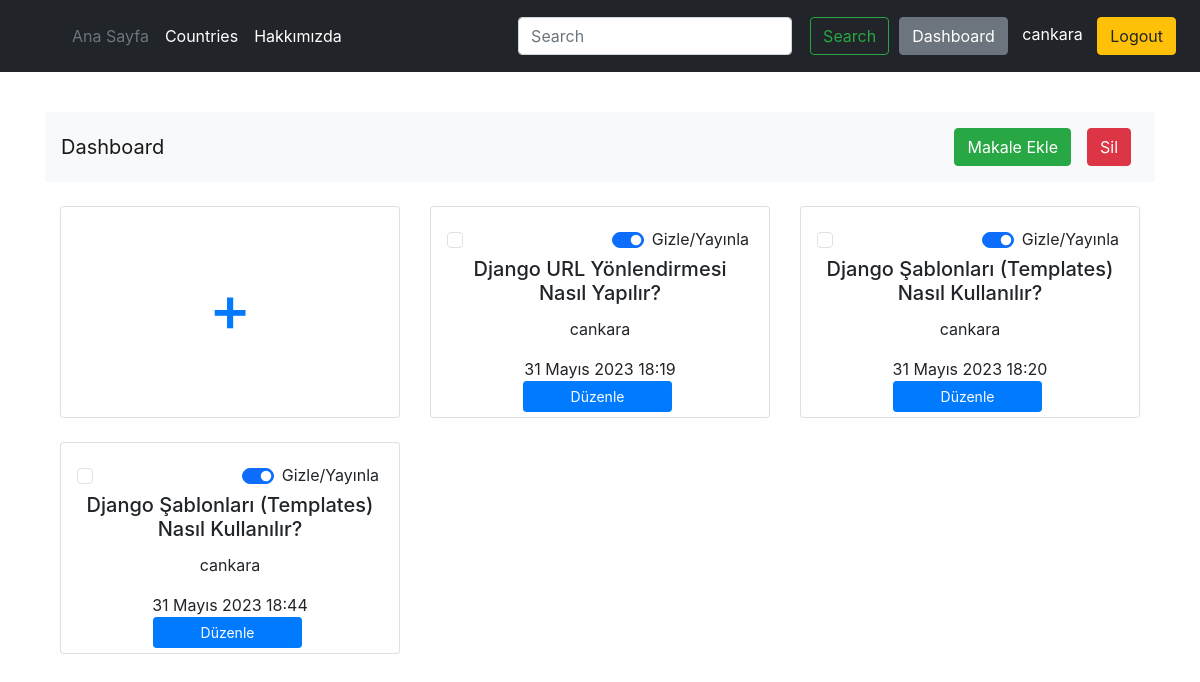
The page /dashboard/ (signed in) on the database its author committed.
### articles/models.py (models this page shows, shortened)
class Article(models.Model):
    title = models.CharField(max_length=100)
    content = RichTextField()
    author = models.ForeignKey("auth.User", on_delete=models.CASCADE)
    created_date = models.DateTimeField(auto_now_add=True)
    published = models.BooleanField(default=False)

### articles/views.py (the view)
# urls.py: path('', views.dashboard,name="dashboard"),
@login_required(login_url="/user/login")
def dashboard(request):
    user = request.user
    articles = Article.objects.filter(author=user)
    article_status = {}  # Makale durumlarını tutacak sözlük
    for article in articles:
        article_status[article.id] = article.published  # Makale durumunu güncelle
    print(article_status)
    context = {
        'articles': articles,
        'article_status': article_status,  # Context'e makale durumlarını ekleyin
    }
    return render(request, 'dashboard.html', context)

### templates/dashboard.html (shortened to what this page needs)
{% extends 'layout.html' %}
{% load static %}
    {% block body %}
    <!DOCTYPE html>
<html lang="en">
<head>
  <link rel="stylesheet" href="https://stackpath.bootstrapcdn.com/bootstrap/4.5.2/css/bootstrap.min.css">
</head>
<body>
  <nav class="navbar navbar-expand-lg navbar-light bg-light">
    <a class="navbar-brand" href="/dashboard">Dashboard</a>
    <div class="collapse navbar-collapse" id="navbarNav">
      <ul class="navbar-nav ml-auto">
        <li class="nav-item active">
          <a class="nav-link" href="/dashboard/addArticle">
            <button type="button" class="btn btn-success">Makale Ekle</button>
          </a>
        </li>
        <li class="nav-item active">
          <form id="deleteForm" method="POST">
            <a class="nav-link">
              <button type="button" id="deleteArticle" class="btn btn-danger">Sil</button>
            </a>
          </form>
        </li>
      </ul>
    </div>
  </nav>
  <div class="container mt-4">
    <div class="row">
        <div class="col-lg-4">
            <div class="card">
              <a href="/dashboard/addArticle" style="text-decoration: none;">
                <div class="card-body d-flex align-items-center justify-content-center" style="height: 210px; cursor: pointer;">
                  <h1 style="font-size: 4rem;">+</h1>
                </div>
              </a>
            </div>
          </div>
          {% for article in articles %}
          <div class="col-lg-4 mb-4">
            <div class="card" onclick="window.location='/dashboard/article/{{ article.id }}';">
              <div class="card-body d-flex flex-column" style="height: 210px; cursor: pointer;">
                <div class="d-flex justify-content-between" style="margin-bottom: 4px;">
                  <div class="form-check">
                    <input class="form-check-input" type="checkbox" value="{{ article.id }}" id="check-{{ article.id }}">
                  </div>
                  <div class="form-check form-switch">
                    <input class="form-check-input" type="checkbox" value="{{ article.id }}"
                           id="check-{{ article.id }}"
                           {% for id, stat in article_status.items %}{% if article.id == id and stat == True %}checked{% endif %}{% endfor %}
                           onchange="publishArticle(this, {{ article.id }})">
                    <label class="form-check-label" for="check-{{ article.id }}">Gizle/Yayınla</label>
                  </div>
                </div>
                <div>
                  <h5 class="card-title text-center">{{ article.title }}</h5>
                  <p class="card-text text-center">{{ article.author }}</p>
                  <p class="card-text text-center">{{ article.created_date }}</p>
                </div>
                <div class="mt-auto">
                  <div class="d-flex justify-content-center">
                    <a href="/dashboard/editArticle/{{ article.id }}" class="btn btn-primary btn-sm" style="width: 50%; margin-right: 5px;">Düzenle</a>
                  </div>
                </div>
              </div>
            </div>
          </div>
          {% endfor %}
    </div>
  </div>
</body>
</html>
    {% endblock body %}

### templates/includes/navbar.html (shortened to what this page needs)
<div class="d-flex flex-wrap align-items-center justify-content-center justify-content-lg-start text-bg-dark p-3">
    <a href="/" class="d-flex align-items-center mb-2 mb-lg-0 text-white text-decoration-none">
      <svg class="bi me-2" width="40" height="32" role="img" aria-label="Bootstrap"><use xlink:href="#bootstrap"></use></svg>
    </a>
    <ul class="nav col-12 col-lg-auto me-lg-auto mb-2 justify-content-center mb-md-0">
      <li><a href="/" class="nav-link px-2 text-secondary">Ana Sayfa</a></li>
      <li><a href="/countries" class="nav-link px-2 text-white">Countries</a></li>
      <li><a href="/about" class="nav-link px-2 text-white">Hakkımızda</a></li>
    </ul>
    <div class="text-start">
      <form class="d-flex" action="{% url 'search' %}" method="GET" >
        <input class="form-control me-2" type="search" placeholder="Search" aria-label="Search" name="q">
        <button class="btn btn-outline-success" style="margin: 0px 10px" type="submit">Search</button>
      </form>
    </div>
    <div class="text-end">
      {% if not user.is_authenticated %}
      <a href="/user/login"><button type="button"  class="btn btn-outline-light me-2">Login</button></a>
      <a href="/user/register/"><button type="button" class="btn btn-warning">Sign-up</button></a>
      {% else %}
      <a href="/dashboard"><button class="btn btn-secondary my-2 my-sm-0" type="button">Dashboard</button></a>
      <label style="margin: 0px 10px;">{{user.username}}</label>
      <a href="/user/logout"><button type="button"  class="btn btn-warning me-2">Logout</button></a>
      {% endif %}
    </div>
  </div>

### rows shown on the page
Article: id "☑", title "Django URL Yönlendirmesi Nasıl Yapılır?", author "cankara", created_date "31 Mayıs 2023 18:19"
Article: id "☑", title "Django Şablonları (Templates) Nasıl Kullanılır?", author "cankara", created_date "31 Mayıs 2023 18:20"
Article: id "☑", title "Django Şablonları (Templates) Nasıl Kullanılır?", author "cankara", created_date "31 Mayıs 2023 18:44"

### other values the page prints
{{ user.username }} "cankara"
